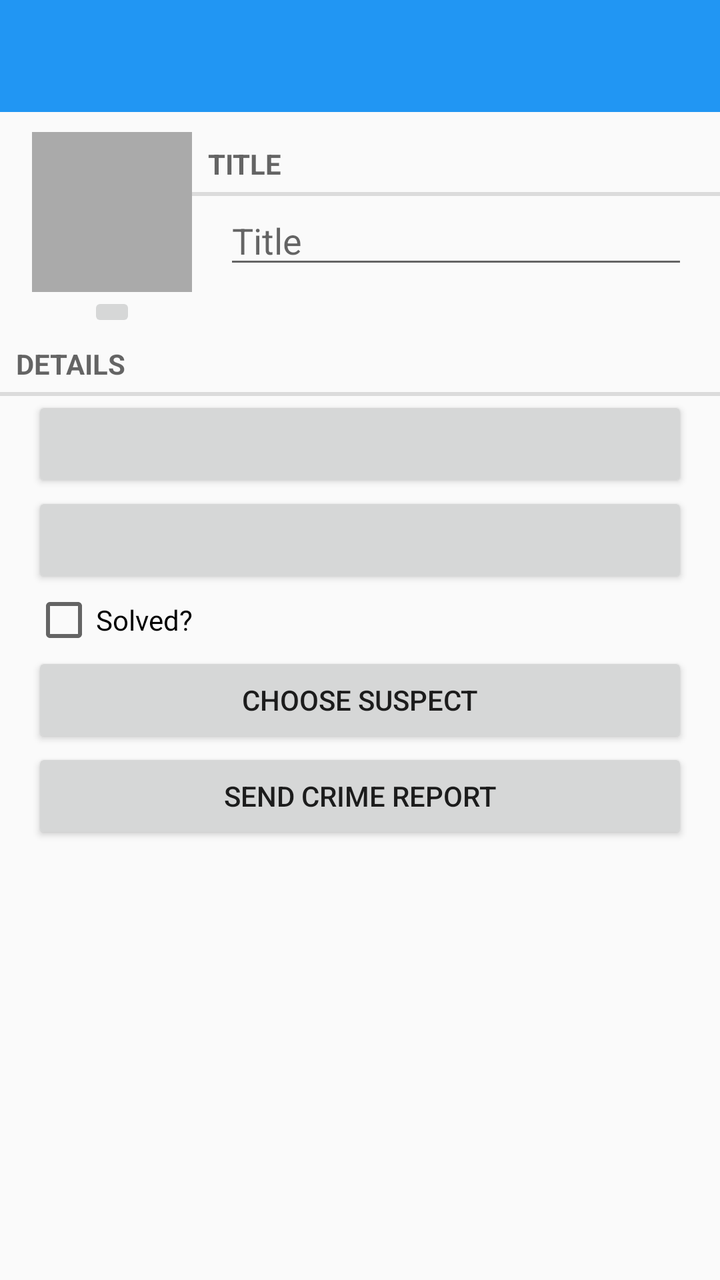
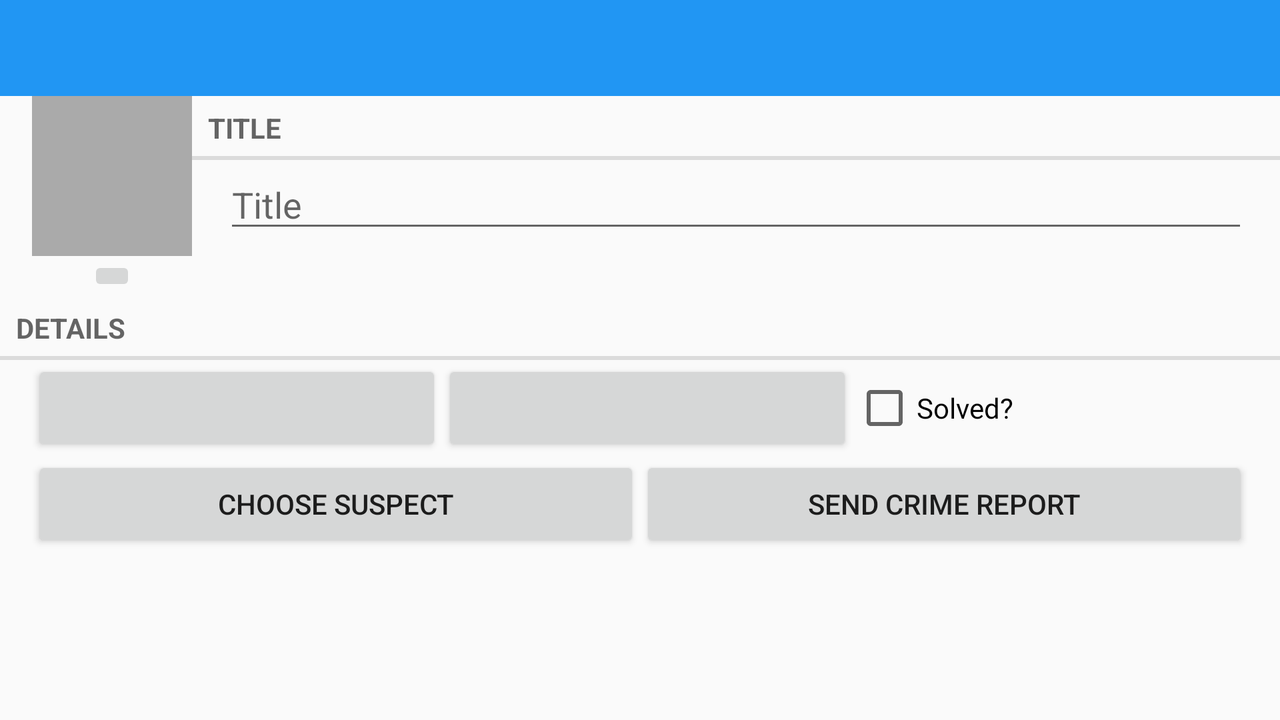

Compare how this app lays out the same screen by default and in its alternative resource folder. The renders come first, then the two layout files and the values they reference.
<!-- AndroidManifest.xml: application theme AppTheme -->
<!-- res/layout/fragment_crime.xml -->
<?xml version="1.0" encoding="utf-8"?>
<LinearLayout xmlns:android="http://schemas.android.com/apk/res/android"
    android:orientation="vertical" android:layout_width="match_parent"
    android:layout_height="match_parent">

    >

    <android.support.design.widget.AppBarLayout android:layout_height="wrap_content"
        android:layout_width="match_parent" android:theme="@style/AppTheme.AppBarOverlay">

        <android.support.v7.widget.Toolbar
            android:id="@+id/toolbar"
            android:minHeight="?attr/actionBarSize"
            android:background="#2196F3"
            android:layout_width="match_parent"
            android:layout_height="wrap_content">
        </android.support.v7.widget.Toolbar>

    </android.support.design.widget.AppBarLayout>

    
    <LinearLayout android:orientation="horizontal"
        android:layout_width="match_parent"
        android:layout_height="wrap_content" android:paddingTop="10dp">

        <LinearLayout android:orientation="vertical"
            android:layout_width="wrap_content"
            android:layout_height="wrap_content"   android:layout_marginLeft="16dp">
            
            <ImageView android:id="@+id/crime_imageView"
                android:layout_width="80dp"
                android:layout_height="80dp"
                android:scaleType="centerInside"
                android:background="@android:color/darker_gray"
                android:cropToPadding="true" android:layout_gravity="center"/>
            <ImageButton
                android:id="@+id/crime_imageButton"
                android:src="@drawable/ic_menu_camera"
                android:layout_width="wrap_content"
                android:layout_height="wrap_content" android:layout_gravity="center"/>
        </LinearLayout>

        <LinearLayout android:orientation="vertical"
            android:layout_weight="1"
            android:layout_width="0dp"
            android:layout_height="wrap_content">
            <TextView
                android:layout_width="match_parent"
                android:layout_height="wrap_content"
                android:text="@string/crime_title_label"
                style="?android:listSeparatorTextViewStyle"
                />

            <EditText
                android:id="@+id/crime_title"
                android:layout_width="match_parent"
                android:layout_height="wrap_content"
                android:hint="@string/crime_title_hint"  android:layout_marginLeft="16dp"
                android:layout_marginRight="16dp"/>
        </LinearLayout>

    </LinearLayout>



    <TextView
        android:layout_width="match_parent"
        android:layout_height="wrap_content"
        android:text="@string/crime_details_label"
        style="?android:listSeparatorTextViewStyle"

        />

    <Button android:id="@+id/crime_date"
       android:layout_width="match_parent"
        android:layout_height="wrap_content"
        android:layout_marginLeft="16dp"
        android:layout_marginRight="16dp"
        />

    <Button
        android:id="@+id/crime_time"
        android:layout_width="match_parent"
        android:layout_height="wrap_content"
        android:layout_marginLeft="16dp"
        android:layout_marginRight="16dp" />

    <CheckBox android:id="@+id/crime_solved"
        android:layout_width="match_parent"
        android:layout_height="wrap_content"
        android:layout_marginLeft="16dp"
        android:layout_marginRight="16dp"
        android:text="@string/crime_solved_label"
        />

    <Button
        android:id="@+id/crime_suspectButton"
        android:layout_width="match_parent"
        android:layout_height="wrap_content"
        android:text="@string/crime_suspect_text"
        android:layout_marginLeft="16dp"
        android:layout_marginRight="16dp"/>

    <Button
        android:id="@+id/crime_reportButton"
        android:layout_width="match_parent"
        android:layout_height="wrap_content"
        android:text="@string/crime_report_text"
        android:layout_marginLeft="16dp"
        android:layout_marginRight="16dp"/>

</LinearLayout>
<!-- resources referenced by this layout -->
<resources>
  <string name="crime_details_label">Details</string>
  <string name="crime_report_text">Send Crime Report</string>
  <string name="crime_solved_label">Solved?</string>
  <string name="crime_suspect_text">Choose Suspect</string>
  <string name="crime_title_hint">Title</string>
  <string name="crime_title_label">Title</string>
  <style name="AppTheme.AppBarOverlay" parent="ThemeOverlay.AppCompat.Dark.ActionBar" />
  <style name="AppTheme" parent="Theme.AppCompat.Light.DarkActionBar">
          
          <item name="windowActionModeOverlay">true</item>
          <item name="windowActionBar">false</item>
          <item name="windowNoTitle">true</item>
          <item name="colorPrimary">@color/colorPrimary</item>
          <item name="colorPrimaryDark">@color/colorPrimaryDark</item>
          <item name="colorAccent">@color/colorAccent</item>
      </style>
</resources>
<!-- res/layout-land/fragment_crime.xml (the repository's variant of the layout above) -->
<!-- drawn on the phone turned sideways -->
<?xml version="1.0" encoding="utf-8"?>
<LinearLayout xmlns:android="http://schemas.android.com/apk/res/android"
    android:orientation="vertical" android:layout_width="match_parent"
    android:layout_height="match_parent">

    >
    <android.support.design.widget.AppBarLayout android:layout_height="wrap_content"
        android:layout_width="match_parent" android:theme="@style/AppTheme.AppBarOverlay">

        <android.support.v7.widget.Toolbar
            android:id="@+id/toolbar"
            android:minHeight="?attr/actionBarSize"
            android:background="#2196F3"
            android:layout_width="match_parent"
            android:layout_height="wrap_content">
        </android.support.v7.widget.Toolbar>

    </android.support.design.widget.AppBarLayout>

    <LinearLayout android:orientation="horizontal"
        android:layout_width="match_parent"
        android:layout_height="wrap_content">

        <LinearLayout
            android:layout_width="wrap_content" android:orientation="vertical"
            android:layout_height="wrap_content" android:paddingLeft="16dp">

            <ImageView android:id="@+id/crime_imageView"
                android:layout_width="80dp"
                android:layout_height="80dp"
                android:scaleType="centerInside"
                android:background="@android:color/darker_gray"
                android:cropToPadding="true" android:layout_gravity="center"/>
            <ImageButton
                android:id="@+id/crime_imageButton"
                android:src="@drawable/ic_menu_camera"
                android:layout_width="wrap_content"
                android:layout_height="wrap_content" android:layout_gravity="center" />
        </LinearLayout>

        <LinearLayout
            android:orientation="vertical"
            android:layout_weight="1"
            android:layout_width="0dp"
            android:layout_height="wrap_content">
            <TextView
                android:layout_width="match_parent"
                android:layout_height="wrap_content"
                android:text="@string/crime_title_label"
                style="?android:listSeparatorTextViewStyle"
                />

            <EditText
                android:id="@+id/crime_title"
                android:layout_width="match_parent"
                android:layout_height="wrap_content"
                android:hint="@string/crime_title_hint"  android:layout_marginLeft="16dp"
                android:layout_marginRight="16dp"/>
        </LinearLayout>

    </LinearLayout>



    <TextView
        android:layout_width="match_parent"
        android:layout_height="wrap_content"
        android:text="@string/crime_details_label"
        style="?android:listSeparatorTextViewStyle"

        />
    <LinearLayout android:orientation="horizontal"
        android:layout_width="match_parent"
        android:layout_height="wrap_content"
        android:layout_marginLeft="16dp"
        android:layout_marginRight="16dp">
        <Button android:id="@+id/crime_date"

            android:layout_width="wrap_content"
            android:layout_height="wrap_content"
             android:layout_weight="1"
            />
        <Button
            android:id="@+id/crime_time"
            android:layout_width="wrap_content"
            android:layout_height="wrap_content"
            android:layout_weight="1"/>

        <CheckBox android:id="@+id/crime_solved"
            android:layout_width="wrap_content"
            android:layout_height="wrap_content"

            android:text="@string/crime_solved_label"  android:layout_weight="1"
            />

    </LinearLayout>



    <LinearLayout android:orientation="horizontal"
        android:layout_width="match_parent"
        android:layout_height="wrap_content"
        android:layout_marginLeft="16dp"
        android:layout_marginRight="16dp">

        <Button
            android:id="@+id/crime_suspectButton"
            android:layout_weight="1"
            android:layout_width="0dp"
            android:layout_height="wrap_content"
            android:text="@string/crime_suspect_text"
             />

        <Button
            android:id="@+id/crime_reportButton"
            android:layout_weight="1"
            android:layout_width="0dp"
            android:layout_height="wrap_content"
            android:text="@string/crime_report_text"
             />
    </LinearLayout>
</LinearLayout>
